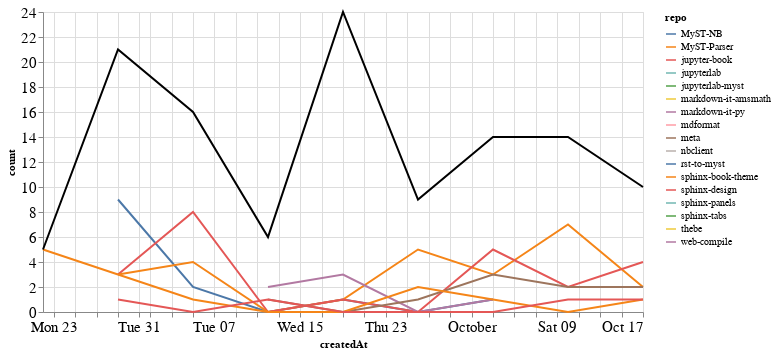

Write notebook code for a chart like this one.
### Markdown cell above
### Comments

### Code cell
comments_time = comments.groupby('repo').resample('W', on='createdAt').count()['author'].reset_index()
comments_time = comments_time.rename(columns={'author': 'count'})
comments_time_total = comments_time.groupby('createdAt').agg({"count": "sum"}).reset_index()
ch1 = alt.Chart(comments_time, width=600).mark_line().encode(
    x='createdAt',
    y='count',
    color='repo',
    tooltip="repo"
)

ch2 = alt.Chart(comments_time_total, width=600).mark_line(color="black").encode(
    x='createdAt',
    y='count',
)

ch1 + ch2

### Figure 1 — Vega-Lite specification as saved in the notebook (floating-point values rounded to 4 significant figures)
{"config": {"axisLeft": {"labelFontSize": 15}, "axisBottom": {"labelFontSize": 15}}, "layer": [{"data": {"name": "data-bbc7403631fb2577bed12e773e97f5ed"}, "mark": "line", "encoding": {"color": {"type": "nominal", "field": "repo"}, "tooltip": {"type": "nominal", "field": "repo"}, "x": {"type": "temporal", "field": "createdAt"}, "y": {"type": "quantitative", "field": "count"}}, "width": 600}, {"data": {"name": "data-c0932c56686ad3c829ff563fdc2a7ea7"}, "mark": {"type": "line", "color": "black"}, "encoding": {"x": {"type": "temporal", "field": "createdAt"}, "y": {"type": "quantitative", "field": "count"}}, "width": 600}], "$schema": "https://vega.github.io/schema/vega-lite/v4.8.1.json", "datasets": {"data-bbc7403631fb2577bed12e773e97f5ed": [{"repo": "MyST-NB", "createdAt": "2021-08-29T00:00:00", "count": 9}, {"repo": "MyST-NB", "createdAt": "2021-09-05T00:00:00", "count": 2}, {"repo": "MyST-NB", "createdAt": "2021-09-12T00:00:00", "count": 0}, {"repo": "MyST-NB", "createdAt": "2021-09-19T00:00:00", "count": 1}, {"repo": "MyST-NB", "createdAt": "2021-09-26T00:00:00", "count": 0}, {"repo": "MyST-NB", "createdAt": "2021-10-03T00:00:00", "count": 1}, {"repo": "MyST-Parser", "createdAt": "2021-08-22T00:00:00", "count": 5}, {"repo": "MyST-Parser", "createdAt": "2021-08-29T00:00:00", "count": 3}, {"repo": "MyST-Parser", "createdAt": "2021-09-05T00:00:00", "count": 1}, {"repo": "MyST-Parser", "createdAt": "2021-09-12T00:00:00", "count": 0}, {"repo": "MyST-Parser", "createdAt": "2021-09-19T00:00:00", "count": 1}, {"repo": "MyST-Parser", "createdAt": "2021-09-26T00:00:00", "count": 5}, {"repo": "MyST-Parser", "createdAt": "2021-10-03T00:00:00", "count": 3}, {"repo": "MyST-Parser", "createdAt": "2021-10-10T00:00:00", "count": 7}, {"repo": "MyST-Parser", "createdAt": "2021-10-17T00:00:00", "count": 2}, {"repo": "jupyter-book", "createdAt": "2021-08-29T00:00:00", "count": 3}, {"repo": "jupyter-book", "createdAt": "2021-09-05T00:00:00", "count": 8}, {"repo": "jupyter-book", "createdAt": "2021-09-12T00:00:00", "count": 0}, {"repo": "jupyter-book", "createdAt": "2021-09-19T00:00:00", "count": 1}, {"repo": "jupyter-book", "createdAt": "2021-09-26T00:00:00", "count": 0}, {"repo": "jupyter-book", "createdAt": "2021-10-03T00:00:00", "count": 5}, {"repo": "jupyter-book", "createdAt": "2021-10-10T00:00:00", "count": 2}, {"repo": "jupyter-book", "createdAt": "2021-10-17T00:00:00", "count": 4}, {"repo": "jupyterlab", "createdAt": "2021-09-19T00:00:00", "count": 1}, {"repo": "jupyterlab-myst", "createdAt": "2021-09-19T00:00:00", "count": 7}, {"repo": "markdown-it-amsmath", "createdAt": "2021-09-12T00:00:00", "count": 1}, {"repo": "markdown-it-py", "createdAt": "2021-09-12T00:00:00", "count": 2}, {"repo": "markdown-it-py", "createdAt": "2021-09-19T00:00:00", "count": 3}, {"repo": "markdown-it-py", "createdAt": "2021-09-26T00:00:00", "count": 0}, {"repo": "markdown-it-py", "createdAt": "2021-10-03T00:00:00", "count": 1}, {"repo": "mdformat", "createdAt": "2021-09-05T00:00:00", "count": 1}, {"repo": "meta", "createdAt": "2021-09-12T00:00:00", "count": 1}, {"repo": "meta", "createdAt": "2021-09-19T00:00:00", "count": 0}, {"repo": "meta", "createdAt": "2021-09-26T00:00:00", "count": 1}, {"repo": "meta", "createdAt": "2021-10-03T00:00:00", "count": 3}, {"repo": "meta", "createdAt": "2021-10-10T00:00:00", "count": 2}, {"repo": "meta", "createdAt": "2021-10-17T00:00:00", "count": 2}, {"repo": "nbclient", "createdAt": "2021-09-19T00:00:00", "count": 7}, {"repo": "rst-to-myst", "createdAt": "2021-09-19T00:00:00", "count": 3}, {"repo": "sphinx-book-theme", "createdAt": "2021-08-29T00:00:00", "count": 3}, {"repo": "sphinx-book-theme", "createdAt": "2021-09-05T00:00:00", "count": 4}, {"repo": "sphinx-book-theme", "createdAt": "2021-09-12T00:00:00", "count": 0}, {"repo": "sphinx-book-theme", "createdAt": "2021-09-19T00:00:00", "count": 0}, {"repo": "sphinx-book-theme", "createdAt": "2021-09-26T00:00:00", "count": 2}, {"repo": "sphinx-book-theme", "createdAt": "2021-10-03T00:00:00", "count": 1}, {"repo": "sphinx-book-theme", "createdAt": "2021-10-10T00:00:00", "count": 0}, {"repo": "sphinx-book-theme", "createdAt": "2021-10-17T00:00:00", "count": 1}, {"repo": "sphinx-design", "createdAt": "2021-08-29T00:00:00", "count": 1}, {"repo": "sphinx-design", "createdAt": "2021-09-05T00:00:00", "count": 0}, {"repo": "sphinx-design", "createdAt": "2021-09-12T00:00:00", "count": 1}, {"repo": "sphinx-design", "createdAt": "2021-09-19T00:00:00", "count": 0}, {"repo": "sphinx-design", "createdAt": "2021-09-26T00:00:00", "count": 0}, {"repo": "sphinx-design", "createdAt": "2021-10-03T00:00:00", "count": 0}, {"repo": "sphinx-design", "createdAt": "2021-10-10T00:00:00", "count": 1}, {"repo": "sphinx-design", "createdAt": "2021-10-17T00:00:00", "count": 1}, {"repo": "sphinx-panels", "createdAt": "2021-08-29T00:00:00", "count": 2}, {"repo": "sphinx-tabs", "createdAt": "2021-09-12T00:00:00", "count": 1}, {"repo": "thebe", "createdAt": "2021-10-10T00:00:00", "count": 2}, {"repo": "web-compile", "createdAt": "2021-09-26T00:00:00", "count": 1}], "data-c0932c56686ad3c829ff563fdc2a7ea7": [{"createdAt": "2021-08-22T00:00:00", "count": 5}, {"createdAt": "2021-08-29T00:00:00", "count": 21}, {"createdAt": "2021-09-05T00:00:00", "count": 16}, {"createdAt": "2021-09-12T00:00:00", "count": 6}, {"createdAt": "2021-09-19T00:00:00", "count": 24}, {"createdAt": "2021-09-26T00:00:00", "count": 9}, {"createdAt": "2021-10-03T00:00:00", "count": 14}, {"createdAt": "2021-10-10T00:00:00", "count": 14}, {"createdAt": "2021-10-17T00:00:00", "count": 10}]}}
